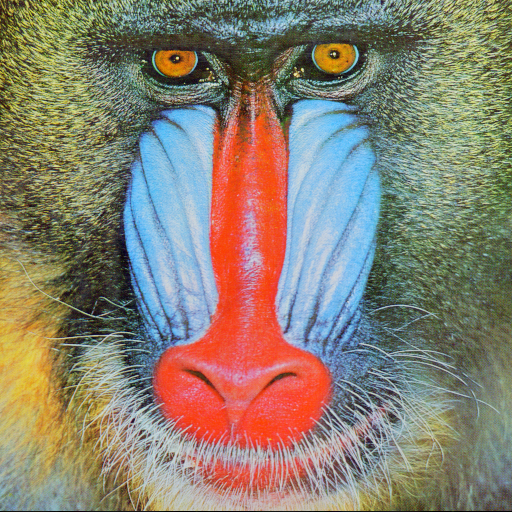
#> input picture Files/baboon.png, 512 x 512 px
$ python Exercicio4Histograma.py
#> lines starting #> are read from the running program, lines starting #| are printed output that depends on the picture
import cv2
import os
import numpy as np
import matplotlib.pyplot as plt

folder = "Files"

image = cv2.imread(os.path.join(folder, "baboon.png"))
#> image is the input picture: shape (512, 512, 3); mean B, G, R 113.1, 128.9, 137.4
# [5 lines of commented-out code are left out]

image_gray = cv2.cvtColor(image, cv2.COLOR_BGR2GRAY)
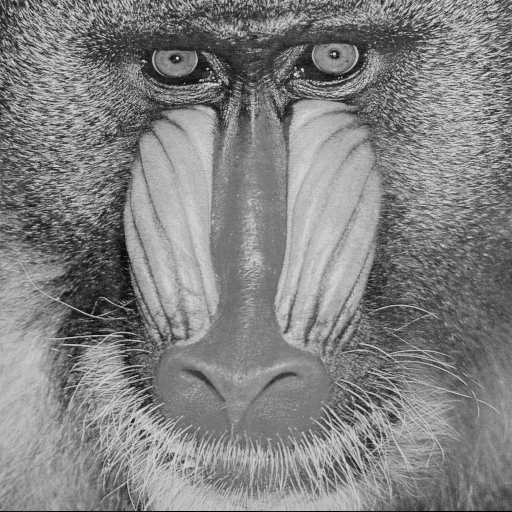
#> image_gray: shape (512, 512); min 0, max 231, mean 129.6


def ivc_gray_histogram(src):
    h = np.zeros((256,), dtype=np.uint16)
    for i in range(256):
        i_n = np.sum(src==i)
        h[i] = i_n
    return h


# histograma = ivc_gray_histogram(image_gray)
histograma = cv2.calcHist([image_gray], channels=[0], mask=None, histSize=[256], ranges=[0, 256])
#> histograma = 256 values, max 2773 at index 121, min 0 at index 225, mean 1024

pdf = histograma/(image_gray.shape[0]*image_gray.shape[1])
#> pdf = 256 values, max 0.0106 at index 121, min 0 at index 225, mean 0.00391

cdf = np.zeros(pdf.shape, dtype=np.float64)
#> cdf = 256 values from 0 to 0
cdf[0] = pdf[0]
for i in range(1, 256):
    cdf[i] = pdf[i] + cdf[i-1]
#> after the loop, cdf = 256 values from 0.000134 to 1

image_gray_equalized = np.zeros(image_gray.shape, dtype=np.uint8)
cdfmin = cdf[0]
#> cdfmin = [0.000134]

for y in range(image_gray.shape[0]):
    for x in range(image_gray.shape[1]):
        image_gray_equalized[y, x] = ((cdf[image_gray[y, x]] - cdfmin)/ (1 - cdfmin) ) * (255)
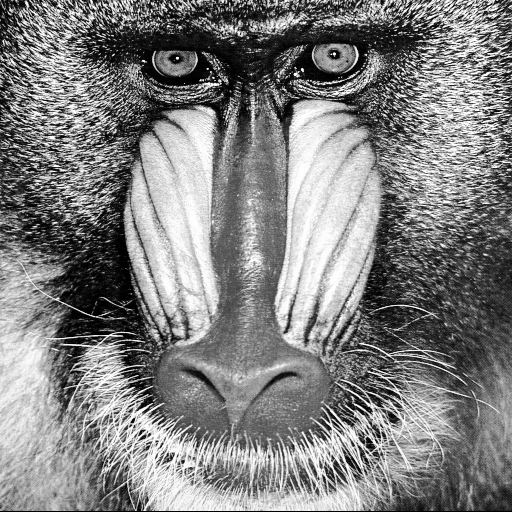
#> image_gray_equalized: shape (512, 512); min 0, max 255, mean 127.9

histograma_equalized = cv2.calcHist([image_gray_equalized], channels=[0], mask=None, histSize=[256], ranges=[0, 256])
#> histograma_equalized = 256 values, max 2773 at index 105, min 0 at index 35, mean 1024
pdf_equalized = histograma_equalized/(image_gray_equalized.shape[0]*image_gray_equalized.shape[1])
#> pdf_equalized = 256 values, max 0.0106 at index 105, min 0 at index 35, mean 0.00391

cdf_equalized = np.zeros(pdf_equalized.shape, dtype=np.float64)
#> cdf_equalized = 256 values from 0 to 0
cdf_equalized[0] = pdf_equalized[0]
for i in range(1, 256):
    cdf_equalized[i] = pdf_equalized[i] + cdf_equalized[i-1]
#> after the loop, cdf_equalized = 256 values from 0.00394 to 1

cv2.imshow("Image", image)
cv2.imshow("Image Gray", image_gray)

plt.subplot(2, 4, 1)
plt.imshow(image_gray, cmap='gray')
plt.title("Image")
plt.axis("off")

plt.subplot(2, 4, 2)
plt.plot(histograma)

plt.subplot(2, 4, 3)
plt.plot(pdf)

plt.subplot(2, 4, 4)
plt.plot(cdf)

plt.subplot(2, 4, 5)
plt.imshow(image_gray_equalized, cmap='gray')
plt.title("Image equalized")
plt.axis("off")

plt.subplot(2, 4, 6)
plt.plot(histograma_equalized)

plt.subplot(2, 4, 7)
plt.plot(pdf_equalized)

plt.subplot(2, 4, 8)
plt.plot(cdf_equalized)

plt.show()
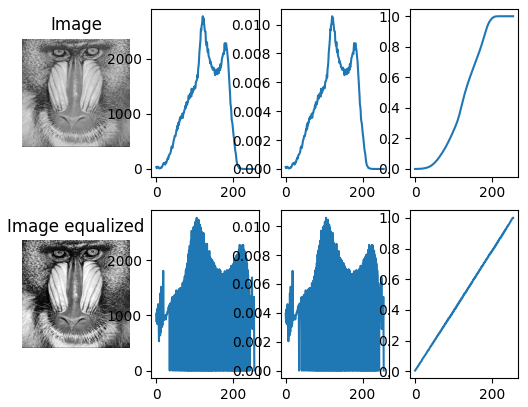
#> figure drawn by matplotlib, 8 panels; panel 2: curve peaks at x = 121, y = 2773; panel 3: curve peaks at x = 121, y = 0.0106; panel 4: curve peaks at x = 231, y = 1; panel 6: curve peaks at x = 105, y = 2773
cv2.waitKey(0)
